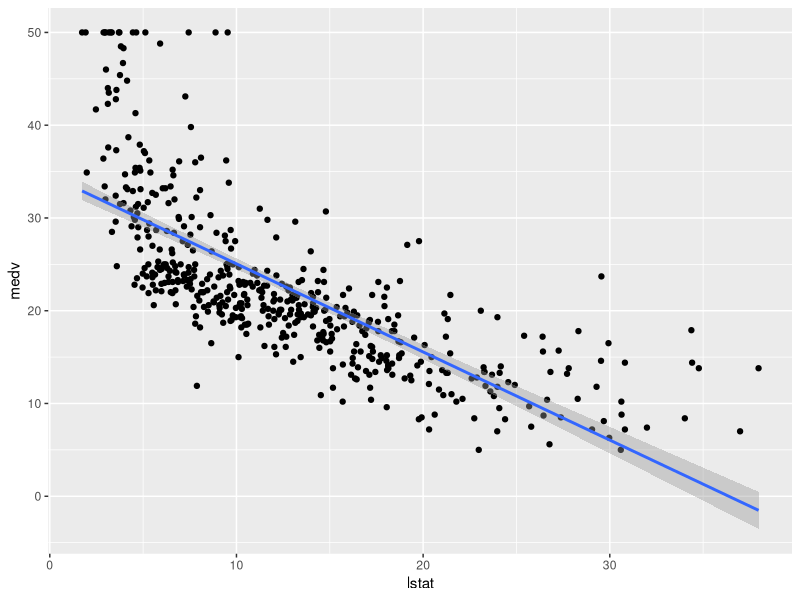
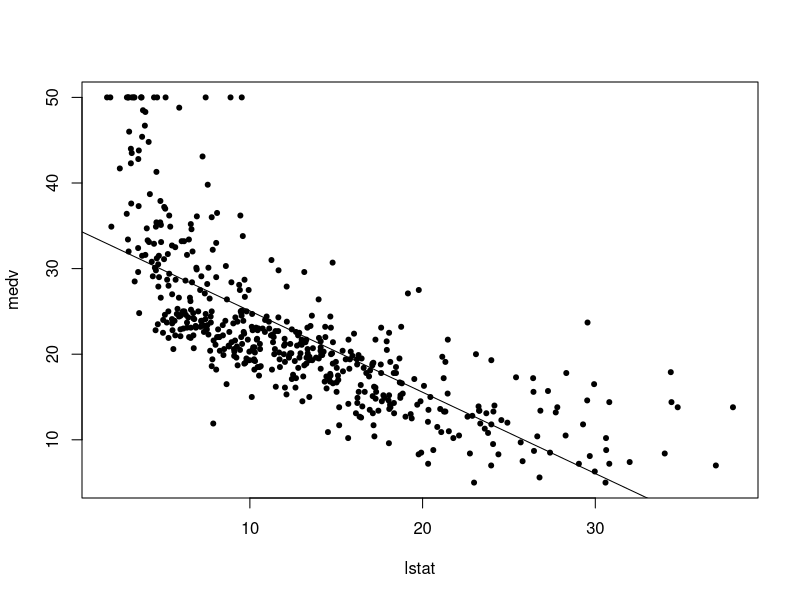
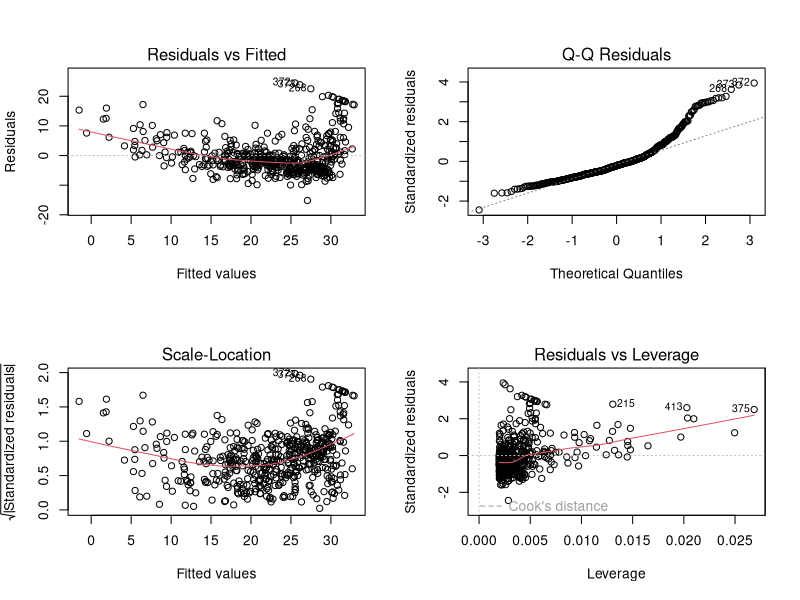
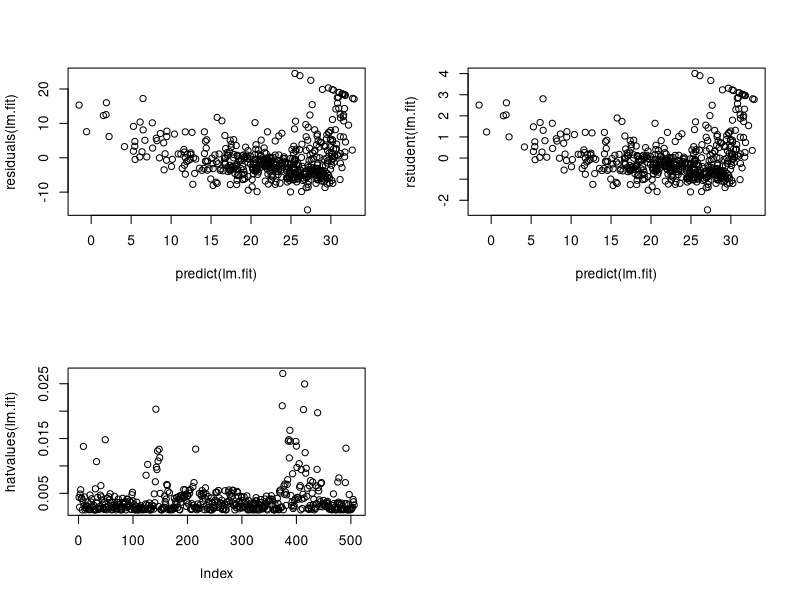
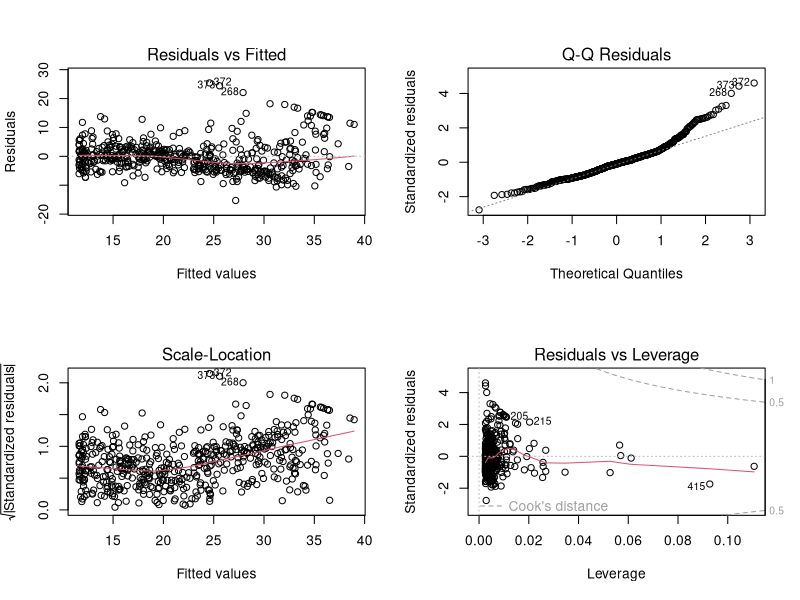
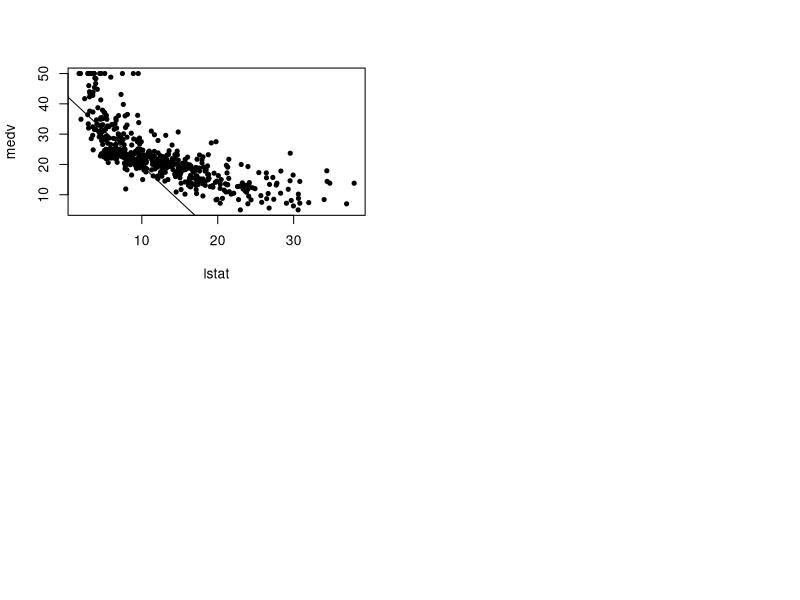

Write R code to recreate these figures, in order.
## ---- chunk 1
library(MASS)
library(tidyverse)
attach(Boston)
## ---- chunk 2
names(Boston)
## ---- chunk 3
ggplot(Boston, aes(x=lstat, y=medv)) + geom_point() + geom_smooth(method=lm)

lm.fit=lm(medv~lstat)
summary(lm.fit)
## ---- chunk 4
names(lm.fit)
coef(lm.fit)
## ---- chunk 5
residuals<-lm.fit$residuals
# lm.fit$residuals
## ---- chunk 6
confint(lm.fit)
## ---- chunk 7
predict(lm.fit, data.frame(lstat=c(5,10,15)), interval = "confidence")
predict(lm.fit, data.frame(lstat=c(5,10,15)), interval = "prediction")
## ---- chunk 8
plot(lstat, medv,pch=20)
abline(lm.fit)
## ---- chunk 9
par(mfrow=c(2,2))
plot(lm.fit)
## ---- chunk 10
plot(predict(lm.fit), residuals(lm.fit))
plot(predict(lm.fit), rstudent(lm.fit))
plot(hatvalues(lm.fit))
## ---- chunk 11
lm.fit=lm(medv~lstat+age, data=Boston)
summary(lm.fit)

## ---- chunk 12
lm.fit=lm(medv~., data=Boston)
summary(lm.fit)

## ---- chunk 13
summary(lm.fit)$r.squared
## ---- chunk 14
lm.fit<-lm(medv~lstat*age, data = Boston)
summary(lm.fit)
summary(lm.fit)$r.squared
## ---- chunk 15
lm.fit<-lm(medv~lstat+I(lstat^2), data = Boston)
summary(lm.fit)
summary(lm.fit)$r.squared
## ---- chunk 16
lm.fit1=lm(medv~lstat, data = Boston)
lm.fit2=lm(medv~lstat+I(lstat^2), data = Boston)
anova(lm.fit1, lm.fit2)
par(mfrow=c(2,2))
plot(lm.fit2)
plot(lstat, medv,pch=20)
abline(lm.fit2)
